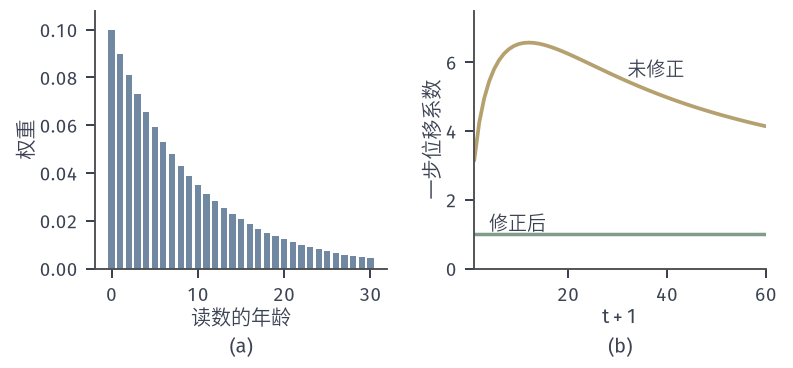

The Python source for this figure:
from pathlib import Path
import sys
ROOT = next(p for p in Path(__file__).resolve().parents if (p/'build.sh').is_file() and (p/'tex/book.tex').is_file())
sys.path.insert(0, str(ROOT/'figures/00-shared/mathematical-preliminaries-upper/00-shared/comprehension-figures'))
from support import figure, save, BLUE, GREEN, YELLOW, RED, PURPLE, INK, MUTED, GRID, BLUE_FILL, GREEN_FILL, YELLOW_FILL, RED_FILL, PURPLE_FILL
import numpy as np
HERE = Path(__file__).resolve().parent
STROKE = '#4C4D4F'
def panel(fig, left, right, top, bottom, wspace=.25, hspace=.2):
    fig.set_layout_engine(None)
    fig.subplots_adjust(left=left, right=right, top=top, bottom=bottom, wspace=wspace, hspace=hspace)
def tag(fig, ax, s, y=.03):
    p = ax.get_position(); fig.text((p.x0+p.x1)/2, y, s, ha='center', va='bottom')
# Adam 的零初始化修正：常数读数 g=1 下未修正和修正后的方向系数。
b1,b2=.9,.999; T=np.arange(1,61)
m=1-b1**T; v=1-b2**T
fig,(a,b)=figure(width_mm=112,height_mm=52,ncols=2)
panel(fig,.12,.965,.97,.27,wspace=.3)
s=np.arange(0,31); w=(1-b1)*b1**(s)
a.bar(s,w,.72,color=BLUE); a.set_xlabel('读数的年龄',labelpad=1); a.set_ylabel('权重',labelpad=1); a.set_ylim(0,.108)
b.plot(T,m/np.sqrt(v),color=YELLOW,lw=1.5); b.axhline(1,color=GREEN,lw=1.4); b.set_xlabel('$t+1$',labelpad=1); b.set_ylabel('一步位移系数',labelpad=1); b.set_xlim(1,60); b.set_ylim(0,7.5)
b.text(32,5.6,'未修正',fontsize=7.5); b.text(4,1.12,'修正后',fontsize=7.5)
print('uncorrected',(m/np.sqrt(v))[[0,1,9,29,59]])
tag(fig,a,'(a)'); tag(fig,b,'(b)')
save(fig,HERE,'figure',{'b1':b1,'b2':b2})
